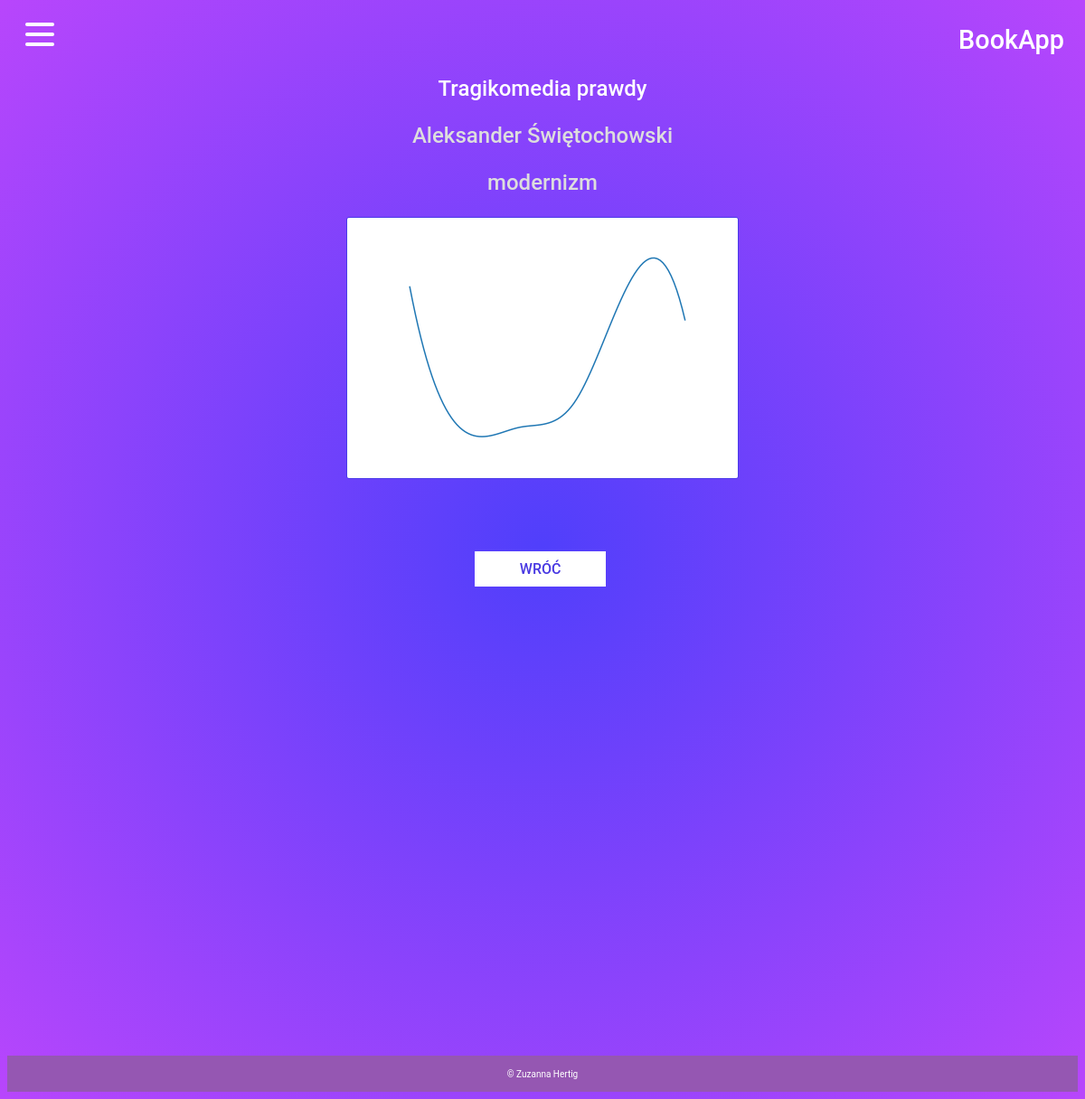
Screenshot of /bookapp/ksiazki/2 with the database file from the repository.
### bookapp/models.py (models this page shows, shortened)
class Book(models.Model):
    title = models.CharField(max_length=100, verbose_name='Tytuł')
    image = models.ImageField(verbose_name='Wykres', upload_to='bookapp/static/bookapp/')
    author = models.ForeignKey(Author, on_delete=models.CASCADE, verbose_name='Autor')
    period = models.ForeignKey(Period, on_delete=models.CASCADE, verbose_name='Epoka literacka')
    def get_name(self):
        return self.image.name[15:]

class Author(models.Model):
    name = models.CharField(max_length=50, verbose_name='Imię')
    surname = models.CharField(max_length=50, verbose_name='Nazwisko')
    def __str__(self):
        return self.name + ' ' + self.surname

class Period(models.Model):
    name = models.CharField(max_length=100, verbose_name='Epoka literacka')
    description = models.CharField(max_length=1000, verbose_name='Opis')
    beginning = models.IntegerField(verbose_name='Rok rozpoczęcia')
    end = models.IntegerField(verbose_name='Rok zakończenia')
    def __str__(self):
        return self.name

### bookapp/views.py (the view)
# urls.py: path('ksiazki/<int:book_id>', views.books_details, name='ksiazki_szczegol'),
def books_details(request, book_id):
    book = get_object_or_404(Book, pk=book_id)
    return render(request, 'bookapp/book/details.html', locals())

### bookapp/templates/bookapp/book/details.html (shortened to what this page needs)
{% extends 'bookapp/base.html' %}
{% block content %}
{% if book %}
<h1>{{ book.title }}</h1>
<p class="text">{{ book.author }}</p>
<p class="text">{{ book.period }}</p>
<div class="container">
        {% load static %}
        <img src="{% static book.get_name %}" class="image">
    {% endif %}
</div>
<p class="button">
<a href="{% url 'ksiazki' %}" class="button1">Wróć</a></p>
{% endblock content %}

### main/static/style.css (style rules this page uses)
body { background: radial-gradient(circle, rgba(80,63,251,1) 0%, rgba(184,70,252,1) 100%); font-family: 'Roboto', sans-serif; color: #FFFFFF; }
h1 { font-weight: 500; text-align: center; font-size: 1.5em; }
.text { color:#DDDDDD; font-weight: 500; text-align: center; font-size: 2vw; }
.image { border: 1px solid #4a3aea; border-radius: 3px; max-width: 100%; height: auto; }
a.button1 { display: inline-block; padding: 0.5em 3em; border: 0.16em solid #FFFFFF; margin: 0 0.3em 0.3em 0; box-sizing: border-box; text-decoration: none; text-transform: uppercase; font-weight: 500; color: #4838e2; background-color: #FFFFFF; text-align: center; transition: all 0.15s; display: flex; justify-content: center; align-items: center; }
.button { display: flex; justify-content: center; align-items: center; margin-top: 5em; }
.container { display: flex; justify-content: center; align-items: center; }

### rows the page displays
Book: title "Tragikomedia prawdy", author "Aleksander Świętochowski", period "modernizm", image (picture)
